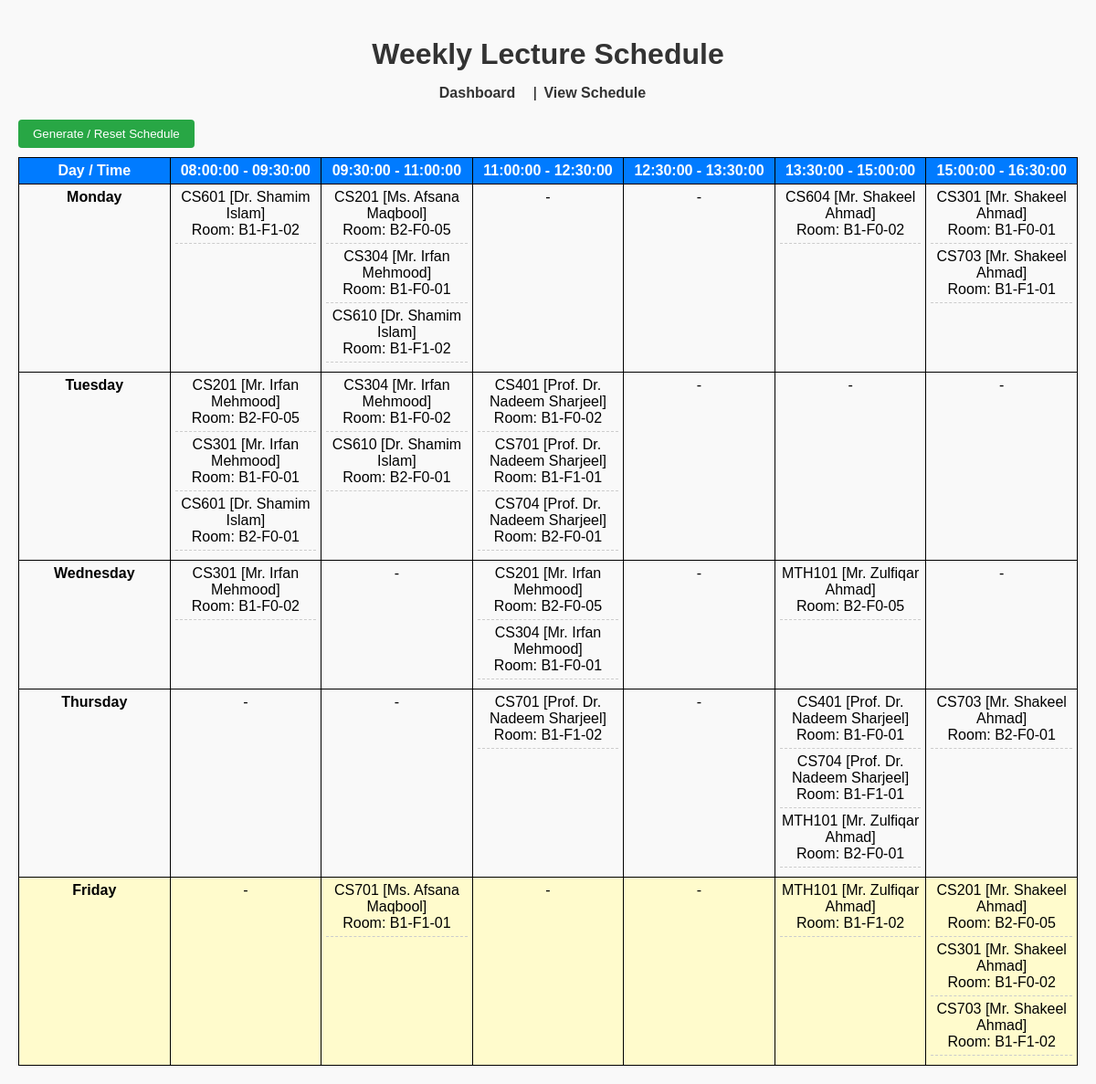
Page /schedule.php on the committed database.
### tables this page shows
CREATE TABLE `timeslots` (
  `TimeSlotID` varchar(5) NOT NULL,
  `StartTime` time NOT NULL,
  `EndTime` time NOT NULL,
  `IsBreak` tinyint(1) DEFAULT 0
);

CREATE TABLE `schedule` (
  `ScheduleID` int(11) NOT NULL,
  `CourseCode` varchar(10) NOT NULL,
  `FacultyID` varchar(10) NOT NULL,
  `ClassroomID` varchar(10) NOT NULL,
  `Day` varchar(10) NOT NULL,
  `TimeSlotID` varchar(5) NOT NULL
);

CREATE TABLE `courses` (
  `CourseCode` varchar(10) NOT NULL,
  `CourseTitle` varchar(100) NOT NULL,
  `Enrollment` int(11) NOT NULL,
  `MultimediaReq` tinyint(1) DEFAULT 0,
  `InstructorAssigned` varchar(10) DEFAULT NULL
);

CREATE TABLE `faculty` (
  `FacultyID` varchar(10) NOT NULL,
  `Name` varchar(100) NOT NULL,
  `Department` varchar(50) NOT NULL,
  `Designation` varchar(50) NOT NULL
);

### schedule.php (the view, shortened to what this page needs)
<?php
require_once "functions.php";
$sql = "
    SELECT s.Day, s.TimeSlotID, c.CourseCode, c.CourseTitle, f.Name AS FacultyName, s.ClassroomID, t.StartTime, t.EndTime
    FROM schedule s
    JOIN courses c ON s.CourseCode = c.CourseCode
    JOIN faculty f ON s.FacultyID = f.FacultyID
    JOIN timeslots t ON s.TimeSlotID = t.TimeSlotID
";
$result = $conn->query($sql);
$scheduleList = [];
if($result){
    while($row = $result->fetch_assoc()){
        $scheduleList[$row['Day']][$row['TimeSlotID']][] = $row;
    }
}
$timeSlotsRes = $conn->query("SELECT * FROM timeslots ORDER BY StartTime");
$timeSlots = [];
while($ts = $timeSlotsRes->fetch_assoc()){
    $timeSlots[$ts['TimeSlotID']] = $ts;
}
$days = ['Monday','Tuesday','Wednesday','Thursday','Friday'];
?>
<!DOCTYPE html>
<html>
<head>
    <link rel="stylesheet" href="assets/style.css?v=<?= filemtime('assets/style.css') ?>">
</head>
<body>
<h1>Weekly Lecture Schedule</h1>
<nav>
    <a href="index.php">Dashboard</a> |
    <a href="schedule.php">View Schedule</a>
</nav>
<form method="POST" style="margin: 10px 0;">
    <button type="submit" name="autoSchedule">Generate / Reset Schedule</button>
</form>
<table>
    <tr>
        <th>Day / Time</th>
        <?php foreach($timeSlots as $ts): ?>
            <th><?= htmlspecialchars($ts['StartTime'].' - '.$ts['EndTime']) ?></th>
        <?php endforeach; ?>
    </tr>
    <?php foreach($days as $day): ?>
        <tr>
            <td><strong><?= $day ?></strong></td>
            <?php foreach($timeSlots as $tsID => $ts): ?>
                <td>
                    <?php
                    if(isset($scheduleList[$day][$tsID])){
                        foreach($scheduleList[$day][$tsID] as $s){
                            echo htmlspecialchars($s['CourseCode'] . " [" . $s['FacultyName'] . "]") . "<br>Room: " . htmlspecialchars($s['ClassroomID']) . "<hr>";
                        }
                    } else {
                        echo "-";
                    }
                    ?>
                </td>
            <?php endforeach; ?>
        </tr>
    <?php endforeach; ?>
</table>
</body>
</html>

### assets/style.css (style rules this page uses)
body { font-family: Arial, sans-serif; background-color: #f9f9f9; padding: 20px; margin: 0; }
h1, h2 { text-align: center; color: #333; margin-bottom: 15px; }
nav { text-align: center; margin-bottom: 20px; }
nav a { margin-right: 15px; text-decoration: none; color: #333; font-weight: bold; transition: color 0.3s; }
form { display: flex; flex-wrap: wrap; gap: 10px; align-items: center; margin-bottom: 15px; }
form button { padding: 8px 16px; background-color: #28a745; border: none; color: #fff; cursor: pointer; border-radius: 4px; transition: background-color 0.3s; }
table { border-collapse: collapse; width: 100%; margin-top: 10px; table-layout: fixed; }
th, td { border: 1px solid #333; padding: 8px; text-align: center; vertical-align: top; word-wrap: break-word; }
th { background-color: #007BFF; color: #fff; }
td hr { border: 0; border-top: 1px dashed #ccc; margin: 5px 0; }
a { text-decoration: none; color: #007BFF; font-weight: bold; margin: 0 3px; }

### schedule.php (style rules this page uses)
table { border-collapse: collapse; width: 100%; }
td, th { border: 1px solid #000; padding: 5px; text-align: center; vertical-align: top; }

### rows in the picture
timeslots: StartTime+EndTime "08:00:00 - 09:30:00"
timeslots: StartTime+EndTime "09:30:00 - 11:00:00"
timeslots: StartTime+EndTime "11:00:00 - 12:30:00"
timeslots: StartTime+EndTime "12:30:00 - 13:30:00"
timeslots: StartTime+EndTime "13:30:00 - 15:00:00"
timeslots: StartTime+EndTime "15:00:00 - 16:30:00"
schedule: CourseCode.Name "CS601 [Dr. Shamim Islam]", ClassroomID "B1-F1-02"
schedule: CourseCode.Name "CS201 [Ms. Afsana Maqbool]", ClassroomID "B2-F0-05"
schedule: CourseCode.Name "CS304 [Mr. Irfan Mehmood]", ClassroomID "B1-F0-01"
schedule: CourseCode.Name "CS610 [Dr. Shamim Islam]", ClassroomID "B1-F1-02"
schedule: CourseCode.Name "CS604 [Mr. Shakeel Ahmad]", ClassroomID "B1-F0-02"
schedule: CourseCode.Name "CS301 [Mr. Shakeel Ahmad]", ClassroomID "B1-F0-01"
schedule: CourseCode.Name "CS703 [Mr. Shakeel Ahmad]", ClassroomID "B1-F1-01"
schedule: CourseCode.Name "CS201 [Mr. Irfan Mehmood]", ClassroomID "B2-F0-05"
schedule: CourseCode.Name "CS301 [Mr. Irfan Mehmood]", ClassroomID "B1-F0-01"
schedule: CourseCode.Name "CS601 [Dr. Shamim Islam]", ClassroomID "B2-F0-01"
schedule: CourseCode.Name "CS304 [Mr. Irfan Mehmood]", ClassroomID "B1-F0-02"
schedule: CourseCode.Name "CS610 [Dr. Shamim Islam]", ClassroomID "B2-F0-01"
schedule: CourseCode.Name "CS401 [Prof. Dr. Nadeem Sharjeel]", ClassroomID "B1-F0-02"
schedule: CourseCode.Name "CS701 [Prof. Dr. Nadeem Sharjeel]", ClassroomID "B1-F1-01"
schedule: CourseCode.Name "CS704 [Prof. Dr. Nadeem Sharjeel]", ClassroomID "B2-F0-01"
schedule: CourseCode.Name "CS301 [Mr. Irfan Mehmood]", ClassroomID "B1-F0-02"
schedule: CourseCode.Name "CS201 [Mr. Irfan Mehmood]", ClassroomID "B2-F0-05"
schedule: CourseCode.Name "CS304 [Mr. Irfan Mehmood]", ClassroomID "B1-F0-01"
schedule: CourseCode.Name "MTH101 [Mr. Zulfiqar Ahmad]", ClassroomID "B2-F0-05"
schedule: CourseCode.Name "CS701 [Prof. Dr. Nadeem Sharjeel]", ClassroomID "B1-F1-02"
schedule: CourseCode.Name "CS401 [Prof. Dr. Nadeem Sharjeel]", ClassroomID "B1-F0-01"
schedule: CourseCode.Name "CS704 [Prof. Dr. Nadeem Sharjeel]", ClassroomID "B1-F1-01"
schedule: CourseCode.Name "MTH101 [Mr. Zulfiqar Ahmad]", ClassroomID "B2-F0-01"
schedule: CourseCode.Name "CS703 [Mr. Shakeel Ahmad]", ClassroomID "B2-F0-01"
schedule: CourseCode.Name "CS701 [Ms. Afsana Maqbool]", ClassroomID "B1-F1-01"
schedule: CourseCode.Name "MTH101 [Mr. Zulfiqar Ahmad]", ClassroomID "B1-F1-02"
schedule: CourseCode.Name "CS201 [Mr. Shakeel Ahmad]", ClassroomID "B2-F0-05"
schedule: CourseCode.Name "CS301 [Mr. Shakeel Ahmad]", ClassroomID "B1-F0-02"
schedule: CourseCode.Name "CS703 [Mr. Shakeel Ahmad]", ClassroomID "B1-F1-02"

### other values in the picture
$day "Monday"
$day "Tuesday"
$day "Wednesday"
$day "Thursday"
$day "Friday"
